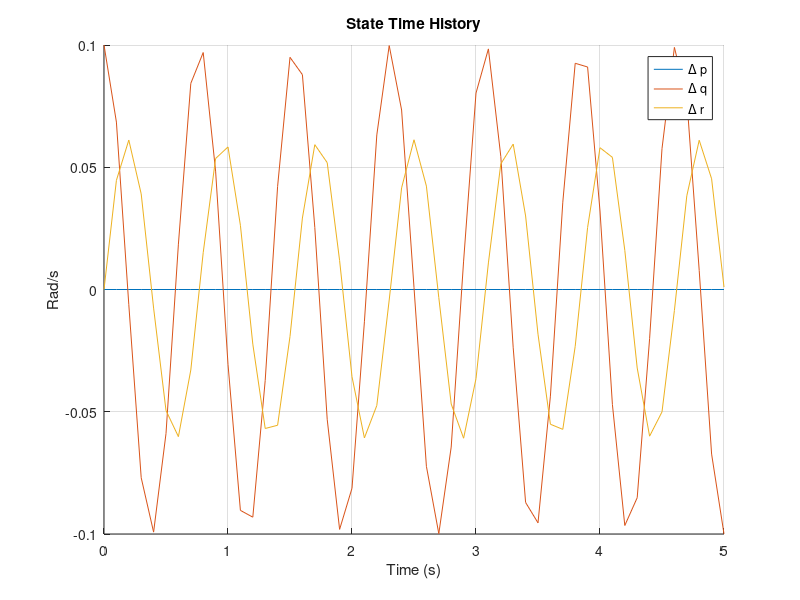

Write MATLAB code to recreate this figure.
close all; clear all; clc;

Iy=750; %kgm^3
Iz=1000; %kgm^3
Ix=500; %kgm^3
p0=20; %rad/s
x0=[0;0.1;0];
t0=0;
tf=5;
dt=0.1;
x=zeros(3,tf/dt);


A=[0 0 0; 0 0 p0*(Ix-Iz)/Iy; 0 p0*(Iy-Ix)/Iz 0];

for t=t0:dt:tf
    x(:,round(t/dt+1))=expm(A*t)*x0;
end

t=0:0.1:5;
figure
hold on
grid
plot(t,x(1,:))
plot(t,x(2,:))
plot(t,x(3,:))
legend('\Delta p','\Delta q','\Delta r')
ylabel('Rad/s')
xlabel('Time (s)')
title('State Time History')